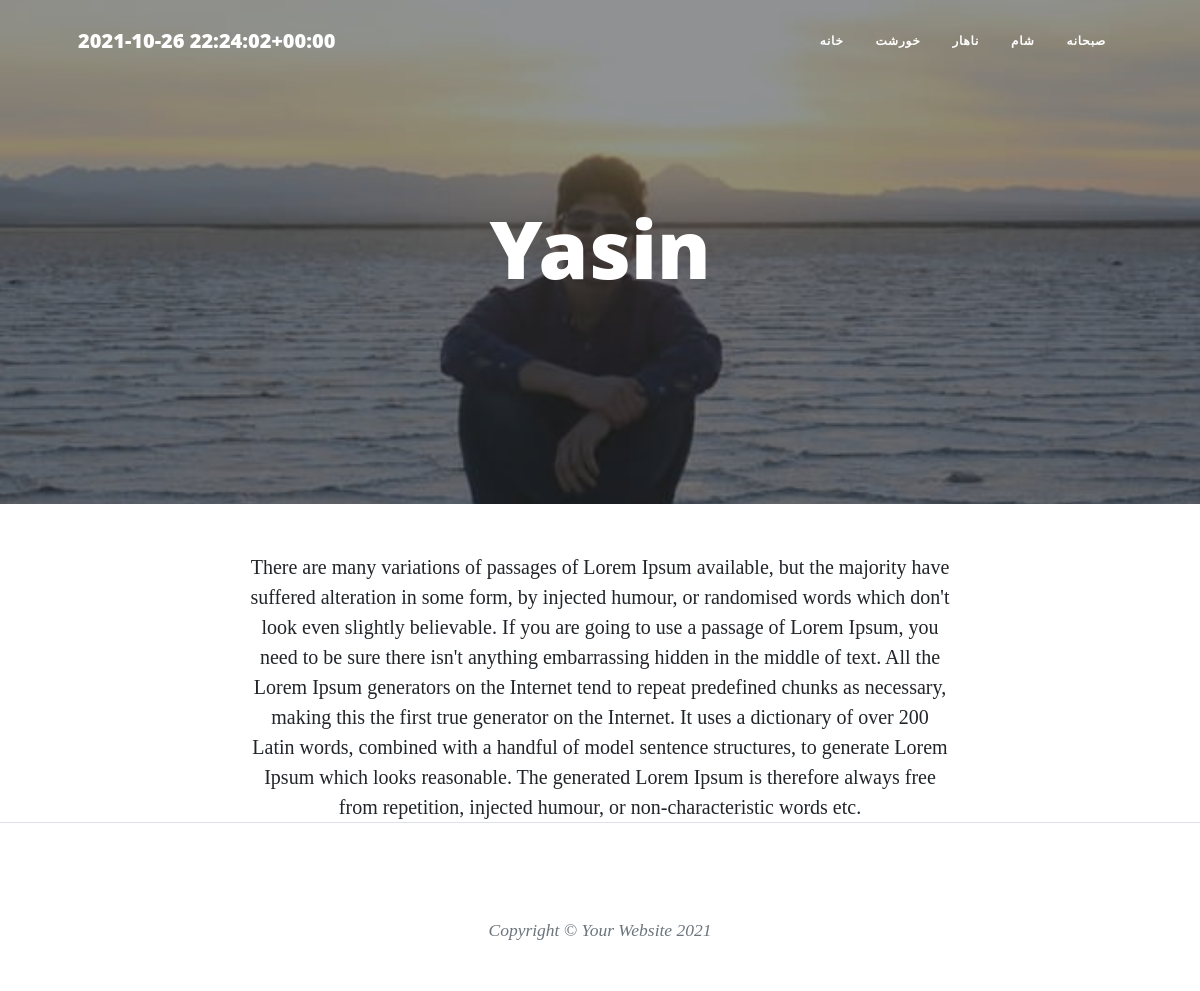
Screenshot of /Yasin (signed in) with the database file from the repository.
### food/models.py (models this page shows, shortened)
class Category(models.Model):
    parent = models.ForeignKey('self', null=True, default=None, blank=True, on_delete=models.SET_NULL, related_name='children')
    name = models.CharField(max_length=20)
    slug = models.CharField(max_length=20)
    class Meta:
        verbose_name = 'گروه'
        verbose_name_plural = 'گروه‌ ها'

class foodModels(models.Model):
    RATE = (
        ('3','Very good'),
        ('2', 'Good'),
        ('1','Bad'),
    )
    AUTH = (
        ('Admins',(
            ('Atid','Atid'),
            ('Rahmat','Rahmat'),
            ('Noora','Noora'),
        )),
        ('Normal people',(
            ('Yasin','Yasin'),
            ('Ebne','Ebne')
        )),
    )
    user = models.ForeignKey(User, null=True, on_delete=models.SET_NULL,default='User.id',related_name='author', verbose_name='نویسنده')
    name = models.CharField(max_length=20)
    slug = models.SlugField(max_length=20)
    desc = models.TextField(default="add descriptions here.")
    rate = models.CharField(max_length=1, choices=RATE)
    auth = models.CharField(max_length=20, choices=AUTH)  # special feature
    date = models.DateTimeField(default=timezone.now)
    categ = models.ManyToManyField(Category, related_name='categs')
    img = models.ImageField(upload_to='foodPics/')
    special_article = models.BooleanField(default=False, verbose_name="مقاله‌ی ویژه")
    check = models.BooleanField(default=False, verbose_name="آیا اجازه انتشار می‌دهید؟")
    class Meta:
        verbose_name = 'غذا'
        verbose_name_plural = 'غذاها'
    objects = manageFood()
    def categ_to_str(self):
        return ", ".join([Category.name for Category in self.categ.all()])
    categ_to_str.short_description = 'Category'

### food/views.py (the view)
# urls.py: path('<slug:theSLUG>',DetDetailView.as_view(), name='detailView'),
class DetDetailView(generic.DetailView):
    template_name = 'details.html'
    def get_object(self):
        slug = self.kwargs.get('theSLUG')
        return get_object_or_404(foodModels.objects.show(), slug=slug)

### food/models.py (called while the page is built)
    def show(self):
        return self.filter(check=True)

### food/templatetags/base_tag.py (called while the page is built)
@register.simple_tag()
def showTime():
    return timezone.now()

@register.inclusion_tag('categ_tags.html')
def profCateg():
    return {
        'cat': Category.objects.all()
    }

### templates/details.html
{% extends 'base.html' %}
{% block content %}
        <header class="masthead" style="background-image: url('{{ object.img.url }}')">
            <div class="container position-relative px-4 px-lg-5">
                <div class="row gx-4 gx-lg-5 justify-content-center">
                    <div class="col-md-10 col-lg-8 col-xl-7">
                        <div class="site-heading">
                            <h1>{{ object.name }}</h1>
                        </div>
                    </div>
                </div>
            </div>
        </header>
    <center>
    <div class="col-md-10 col-lg-8 col-xl-7">
        {% if object.special_article %}
        {% if request.user.is_superuser or request.user.is_special_user %}
        <span class="subheading">{{ object.desc|striptags }}</span>
        {% else %}
        <h3>{{ object.desc | truncatewords:30|safe }}</h3>
            <hr>
        <span class="subheading alert-warning">با عرض پوزش این محتوا برای اعضای ویژه تهیه شده است برای خرید اشتراک می‌تونید <a href="#">اقدام</a> کنید</span>
        {% endif %}
            {% else %}
            <span class="subheading">{{ object.desc|striptags }}</span>
        {% endif %}
    </div>
    </center>
{% endblock %}

### templates/categ_tags.html
<div class="collapse navbar-collapse myfont" id="navbarResponsive">
    <ul class="navbar-nav ms-auto py-4 py-lg-0">
        <li class="nav-item"><a class="nav-link px-lg-3 py-3 py-lg-4" href="{% url 'foodUrl:home' %}">خانه</a></li>
        {% for cat in cat %}
        {% if cat.parent == None %}
            <li class="nav-item"><a class="nav-link px-lg-3 py-3 py-lg-4" href="{% url 'foodUrl:categClass' cat.slug%}">{{ cat.name }}</a></li>
        {% endif %}
        {% endfor %}
    </ul>
</div>

### rows the page displays
Category: name "خورشت"
Category: name "ناهار"
Category: name "شام"
Category: name "صبحانه"
foodModels: img (picture), name "Yasin", desc "There are many variations of passages of Lorem Ipsum available, but the majority have suffered alteration in some form, by injected humour, or randomised words which don't look even slightly believable. If you are going to use a passage of Lorem Ipsum, you need to be sure there isn't anything embarrassing hidden in the middle of text. All the Lorem Ipsum generators on the Internet tend to repeat predefined chunks as necessary, making this the first true generator on the Internet. It uses a dictionary of over 200 Latin words, combined with a handful of model sentence structures, to generate Lorem Ipsum which looks reasonable. The generated Lorem Ipsum is therefore always free from…"
